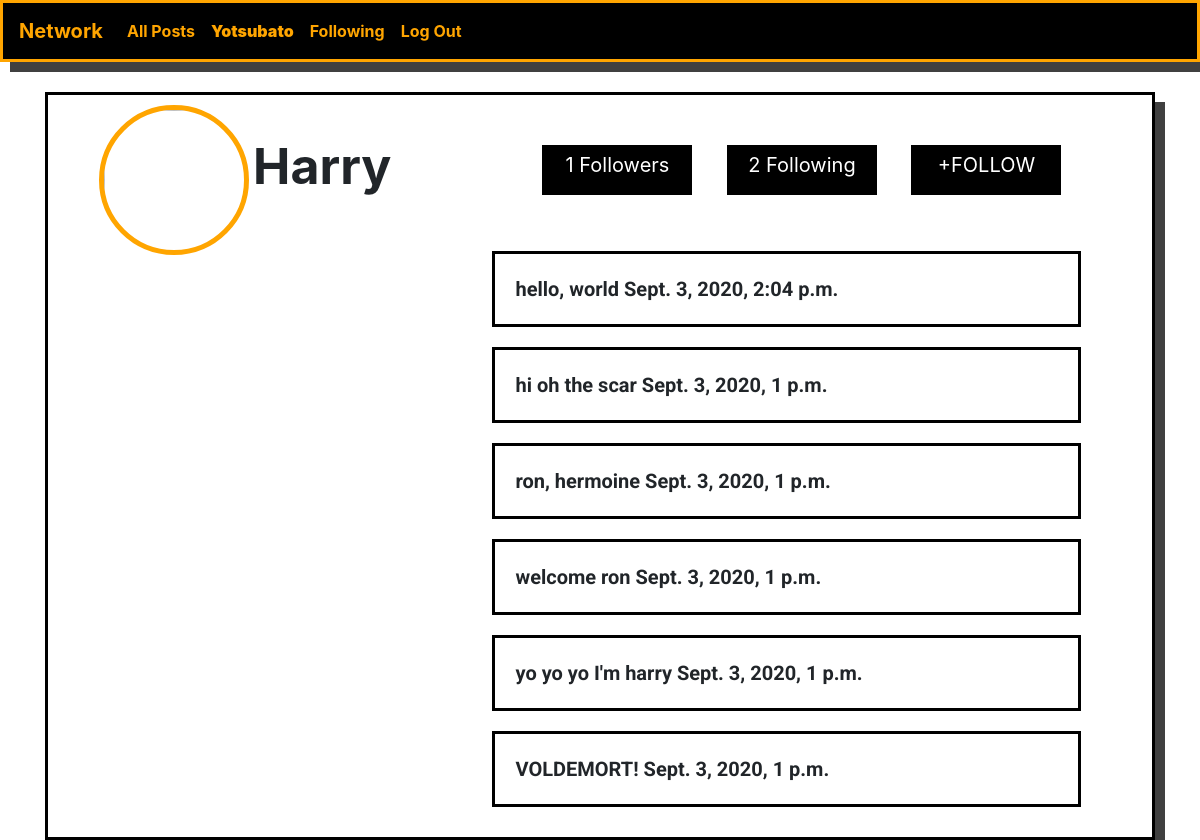
Screenshot of /profile/3 (signed in) with the database file from the repository.
### network/models.py (models this page shows, shortened)
class User(AbstractUser):
	pass

class Post(models.Model):
	post = models.CharField(max_length=350,blank = True, null = True)
	user = models.ForeignKey(User, on_delete=models.CASCADE)
	created_date = models.DateTimeField(default=timezone.now())

### network/views.py (the view)
# urls.py: path("profile/<str:user_id>", views.profile, name="profile"),
def profile(request, user_id):
    if request.user.is_authenticated:
        now = timezone.now()
        upcoming = Post.objects.filter(created_date__gte=now, user__in=User.objects.filter(id=user_id)).order_by('created_date')
        passed = Post.objects.filter(created_date__lt=now, user__in=User.objects.filter(id=user_id)).order_by('-created_date')
        username1 = User.objects.get(id=request.user.id)
        for post in passed:
            username = post.user
        user = User.objects.get(id=user_id)
        state = False
        for f in user.followers.all():
            if request.user.username == str(f):
                state = True
            else:
                state = False
        posts_list = list(upcoming) + list(passed)
        page = request.GET.get('page', 1)
        paginator = Paginator(posts_list, 10)
        try:
            allposts = paginator.page(page)
        except PageNotAnInteger:
            allposts = paginator.page(1)
        except EmptyPage:
            allposts = paginator.page(paginator.num_pages)
        return render(request, "network/profile.html",{
            "posts":allposts,
            "username":str(username),
            "user_id":user_id,
            "followers":user.followers.all().count(),
            "following":user.following.all().count(),
            "state":state
            })

### network/models.py (called while the page is built)
	def __str__(self):
		return self.user_id.username

### network/templates/network/profile.html (shortened to what this page needs)
{% extends "network/layout.html" %}
{% block body %}
<div class="container">
	<main>
		<div class="head">
			<div >
				<img class="profile " src="https://images.unsplash.com/photo-1581397867212-e05b3692d16b?ixlib=rb-1.2.1&ixid=eyJhcHBfaWQiOjEyMDd9&auto=format&fit=crop&w=500&q=60" >
				<span id="username">{{username}}</span>
			</div>
			<div >
				<div class="following">
					{% if user.username == username %}
						<div class="follow">
							<p ><a href="{% url 'followers' user_id %}">{{followers}} Followers</a></p>
                    		<p ><a  href="{% url 'following' user.id %}">{{following}} Following</a></p>
						</div>
					{% else %}
						<div class="follow">
							<p ><a href="{% url 'followers' user_id %}">{{followers}} Followers</a></p>
                    		<p ><a  href="{% url 'following' user.id %}">{{following}} Following</a></p>
								{% if state %}
						<p><a href="{%url 'unfollow' user_id%}">-UNFOLLOW {{follower.name}}</a></p>
						{% else %}
						<p ><a href="{%url 'follow' user_id%}">+FOLLOW</a></p>
						{% endif %}
						</div>
					{% endif %}
				</div>
				{% for post in posts %}
				    <div class="new_post">
				    	<div class="post">
				    		{{post.post}}
				    		{{post.created_date}}
				    	</div>
				    </div>
				{% endfor %}
			</div>
		</div>
	</main>
</div>
{% endblock %}

### network/templates/network/layout.html (shortened to what this page needs)
{% load static %}
<!DOCTYPE html>
<html lang="en">
    <head>
        <link rel="stylesheet" href="https://stackpath.bootstrapcdn.com/bootstrap/4.4.1/css/bootstrap.min.css">
        <link href="{% static 'network/styles.css' %}" rel="stylesheet">
    </head>
    <body>
        <nav id="navbar" class="navbar navbar-expand-lg navbar-light ">
            <a class="navbar-brand" href="#">Network</a>
            <div>
              <ul class="navbar-nav mr-auto">
                <li class="nav-item">
                  <a class="nav-link" href="{% url 'index' %}">All Posts</a>
                </li>
                {% if user.is_authenticated %}
                 <li class="nav-item">
                        <a class="nav-link" href="{% url 'profile' user.id %}"><strong>{{ user.username }} </strong></a>
                    </li>
                    <li class="nav-item">
                        <a class="nav-link" href="{% url 'following' user.id %}">Following</a>
                    </li>
                    <li class="nav-item">
                        <a class="nav-link" href="{% url 'logout' %}">Log Out</a>
                    </li>
                {% endif %}
              </ul>
            </div>
          </nav>
        <div class="body">
            {% block body %}
            {% endblock %}
        </div>
    </body>
</html>

### network/static/network/styles.css (style rules this page uses)
.new_post { border:3px solid black; padding: 20px; margin: 20px; }
#navbar { background-color: black; border:solid orange 3px; font-weight: bolder; box-shadow: 10px 10px 0px 0px rgba(0,0,0,0.75); margin-bottom: 30px; }
#navbar a { color:orange; }
.following { border:1px solid black; padding: 20px; margin: 20px; }
.post { font-family: 'Roboto', sans-serif; font-weight: bolder; font-size: 20px; }

### network/templates/network/profile.html (style rules this page uses)
.head { display: flex; justify-content: space-around; margin: 10px; }
main { border:solid black 3px; width: 100%; height: auto; margin: auto; box-shadow: 10px 10px 0px 0px rgba(0,0,0,0.75); }
.profile { width: 150px; height: 150px; border-radius: 50%; border: solid 5px orange; }
.head p { font-size:20px; }
.follow p { width: 150px; height: 50px; text-align: center; padding: 5px; background-color: black; display: inline-block; margin-left: 30px; }
.following { border:none !important; }
#username { font-weight: bolder; font-size: 50px; }
.follow p a { color: white; }

### rows the page displays
User: username "Yotsubato"
User: username "Harry"
Post: post "hello, world", created_date "Sept. 3, 2020, 2:04 p.m."
Post: post "hi oh the scar", created_date "Sept. 3, 2020, 1 p.m."
Post: post "ron, hermoine", created_date "Sept. 3, 2020, 1 p.m."
Post: post "welcome ron", created_date "Sept. 3, 2020, 1 p.m."
Post: post "yo yo yo I'm harry", created_date "Sept. 3, 2020, 1 p.m."
Post: post "VOLDEMORT!", created_date "Sept. 3, 2020, 1 p.m."

### other values shown
{{ followers }} "1"
{{ following }} "2"
